Frame 1 (no input): blank canvas, image omitted
Frame 60 (the mouse pressed at the canvas centre just before this capture): blank canvas, image omitted
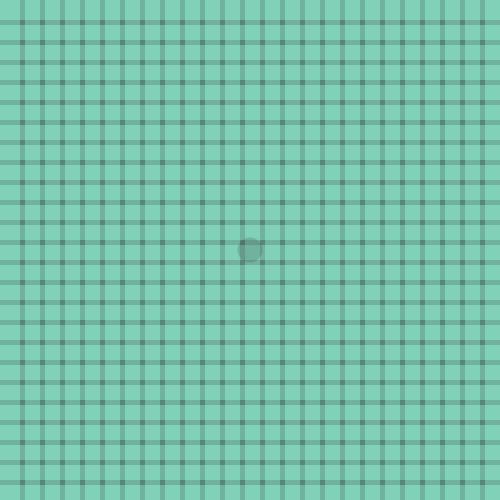
Frame 120 (the mouse held since frame 60 and released just before this capture)

The Processing sketch whose frames 1 and 60 were blank and that drew this single picture after the mouse press (run headless with seeded random() and noise(); from frame 60 on, the mouse is pressed at the canvas centre):

// Processing sketch: processing_28842
// ── processing_28842.pde

void setup () {
  size(500,500);
  smooth();
  noStroke();
}

void draw () {
  background(147,247,216);
  fill(50, 50);
  for (int x=0; x<width; x+=20) {
    for (int y=0; y<height; y+=20) {
      rect(x,y,mouseX/10, mouseY/10);
    }
  } 

  if (mousePressed) {
    if (mouseButton == LEFT) {
      fill(0);
    }
    else if (mouseButton == RIGHT) {
      fill(255);
    }
    ellipse(250,250,mouseX/10,mouseY/10);
  }
}
